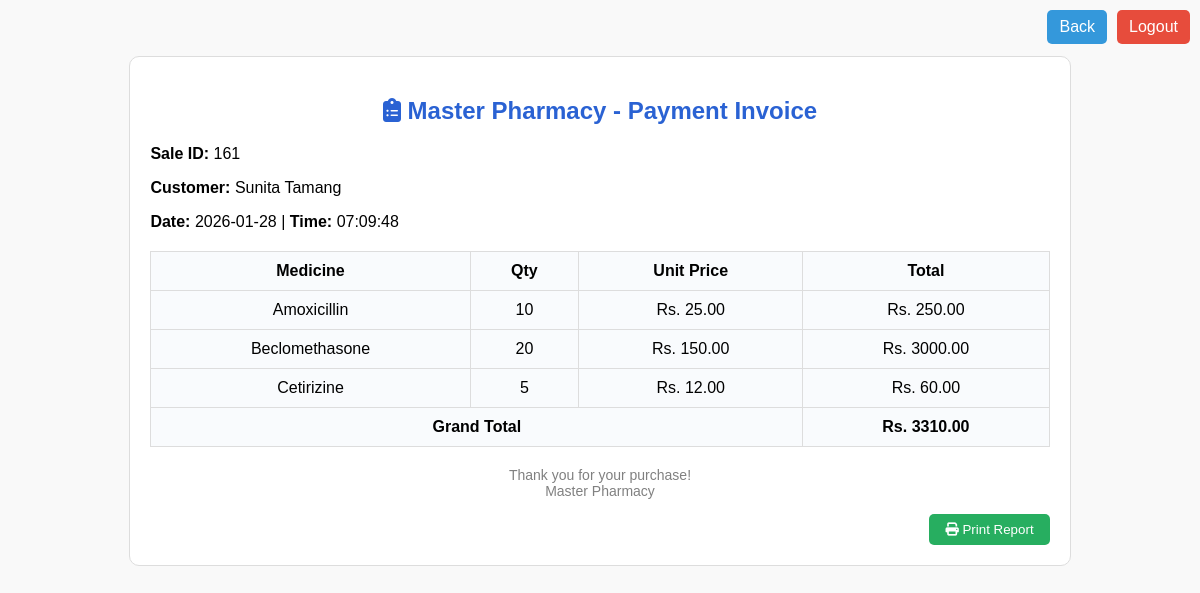
The app's page /payment.php?sale_id=161 (signed in) with its own data.
### tables this page shows
CREATE TABLE `sales` (
  `Sale_ID` int(11) NOT NULL,
  `C_ID` int(11) DEFAULT NULL,
  `S_Date` date DEFAULT NULL,
  `S_Time` time DEFAULT NULL,
  `Total_Amount` decimal(10,2) DEFAULT NULL,
  `Payment_Method` varchar(50) DEFAULT 'Cash',
  `Payment_Status` varchar(20) DEFAULT 'Pending',
  `Payment_Date` date DEFAULT NULL,
  `Payment_Time` time DEFAULT NULL
);

CREATE TABLE `sales_items` (
  `Item_ID` int(11) NOT NULL,
  `Sale_ID` int(11) DEFAULT NULL,
  `Med_ID` int(11) DEFAULT NULL,
  `Sale_Qty` int(11) DEFAULT NULL,
  `Tot_Price` decimal(10,2) DEFAULT NULL
);

CREATE TABLE `medicine` (
  `Med_ID` int(11) NOT NULL,
  `Med_Name` varchar(100) NOT NULL,
  `Med_Qty` int(11) NOT NULL,
  `Med_Price` decimal(10,2) NOT NULL,
  `Category` varchar(100) DEFAULT NULL,
  `Location_Rack` varchar(50) DEFAULT NULL,
  `expiry_date` date NOT NULL,
  `total_stock` int(11) DEFAULT 0,
  `remaining_stock` int(11) DEFAULT 0
);

### payment.php (the view, shortened to what this page needs)
<?php
$conn = new mysqli("localhost", "root", "", "pharmacy");
$sale_id = intval($_GET['sale_id']);
$saleQuery = "
  SELECT
    s.Sale_ID,
    s.S_Date,
    s.S_Time,
    s.Total_Amount,
    CONCAT(c.C_Fname, ' ', c.C_Lname) AS customer_name
  FROM sales s
  LEFT JOIN customer c ON s.C_ID = c.C_ID
  WHERE s.Sale_ID = $sale_id
";
$saleResult = $conn->query($saleQuery);
$sale = $saleResult->fetch_assoc();
$itemQuery = "
  SELECT
    m.Med_Name,
    si.Sale_Qty,
    m.Med_Price,
    si.Tot_Price
  FROM sales_items si
  JOIN medicine m ON si.Med_ID = m.Med_ID
  WHERE si.Sale_ID = $sale_id
";
$itemResult = $conn->query($itemQuery);
?>
<!DOCTYPE html>
<html>
<head>
  <link rel="stylesheet" href="css/payment.css">
  <link rel="stylesheet" href="https://cdnjs.cloudflare.com/ajax/libs/font-awesome/6.4.0/css/all.min.css">
</head>
<body>
  <div style="position: absolute; top: 10px; right: 10px; display: flex; gap: 10px;">
    <a href="dashboard.php"
      style="padding: 8px 12px; background: #3498db; color: white; text-decoration: none; border-radius: 5px;">Back</a>
    <a href="logout.php"
      style="padding: 8px 12px; background: #e74c3c; color: white; text-decoration: none; border-radius: 5px;">Logout</a>
  </div>
  <br>
  <div class="invoice-box">
    <h2><i class="fa-solid fa-clipboard-list"></i> Master Pharmacy - Payment Invoice</h2>
    <p><b>Sale ID:</b> <?= $sale['Sale_ID'] ?></p>
    <p><b>Customer:</b> <?= $sale['customer_name'] ?? 'Guest' ?></p>
    <p><b>Date:</b> <?= $sale['S_Date'] ?> | <b>Time:</b> <?= $sale['S_Time'] ?></p>
    <table>
      <tr>
        <th>Medicine</th>
        <th>Qty</th>
        <th>Unit Price</th>
        <th>Total</th>
      </tr>
      <?php while ($item = $itemResult->fetch_assoc()): ?>
        <tr>
          <td><?= $item['Med_Name'] ?></td>
          <td><?= $item['Sale_Qty'] ?></td>
          <td>Rs. <?= $item['Med_Price'] ?></td>
          <td>Rs. <?= $item['Tot_Price'] ?></td>
        </tr>
      <?php endwhile; ?>
      <tr class="total">
        <td colspan="3">Grand Total</td>
        <td>Rs. <?= $sale['Total_Amount'] ?></td>
      </tr>
    </table>
    <div class="footer">
      Thank you for your purchase! <br>
      Master Pharmacy
    </div>
    <div style="text-align:right;">
      <button class="btn-print" onclick="window.print()"
        style="padding: 8px 16px; background: #27ae60; color: white; border: none; border-radius: 5px; cursor: pointer;">
    <i class="fa-solid fa-print"> </i> Print Report
      </button>
    </div>
  </div>
</body>
</html>

### css/payment.css (style rules this page uses)
body { font-family: Arial, Helvetica, sans-serif; padding: 30px; background: #f9f9f9; }
.invoice-box { background: #fff; padding: 20px; border: 1px solid #ddd; border-radius: 10px; width: 80%; margin: auto; }
h2 { color: #2a62d3; text-align: center; }
table { width: 100%; border-collapse: collapse; margin-top: 20px; }
th, td { border: 1px solid #ddd; background: #f9fbfd; padding: 10px; text-align: center; }
.total { font-weight: bold; background: #eaf3ff; }
.footer { margin-top: 20px; text-align: center; font-size: 14px; color: gray; }
.btn-print { background: #2a62d3; color: white; border: none; padding: 10px 20px; cursor: pointer; border-radius: 5px; margin-top: 15px; }

### records on screen
sales: Sale_ID "161", S_Date "2026-01-28", S_Time "07:09:48", Total_Amount "3310.00"
sales_items: medicine.Med_Name "Amoxicillin", Sale_Qty "10", medicine.Med_Price "25.00", Tot_Price "250.00"
sales_items: medicine.Med_Name "Beclomethasone", Sale_Qty "20", medicine.Med_Price "150.00", Tot_Price "3000.00"
sales_items: medicine.Med_Name "Cetirizine", Sale_Qty "5", medicine.Med_Price "12.00", Tot_Price "60.00"

### other values on screen
$sale['customer_name'] "Sunita Tamang"
